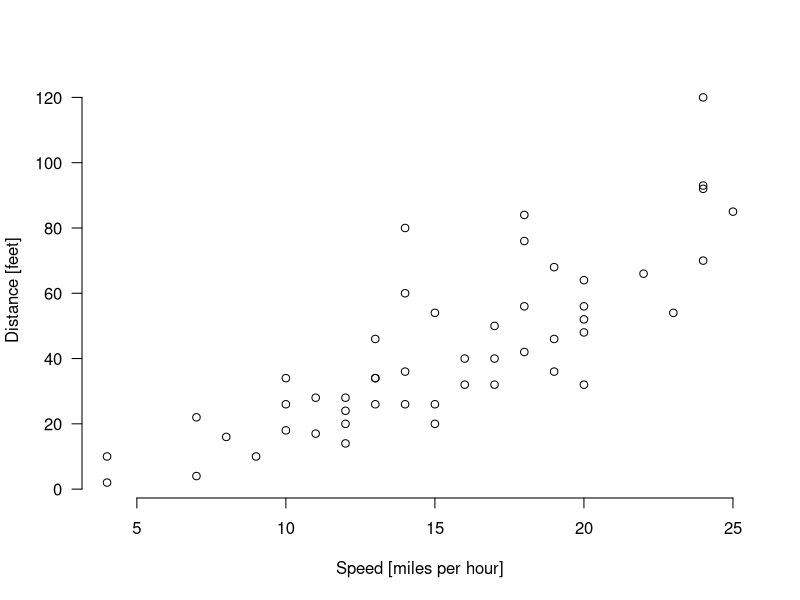
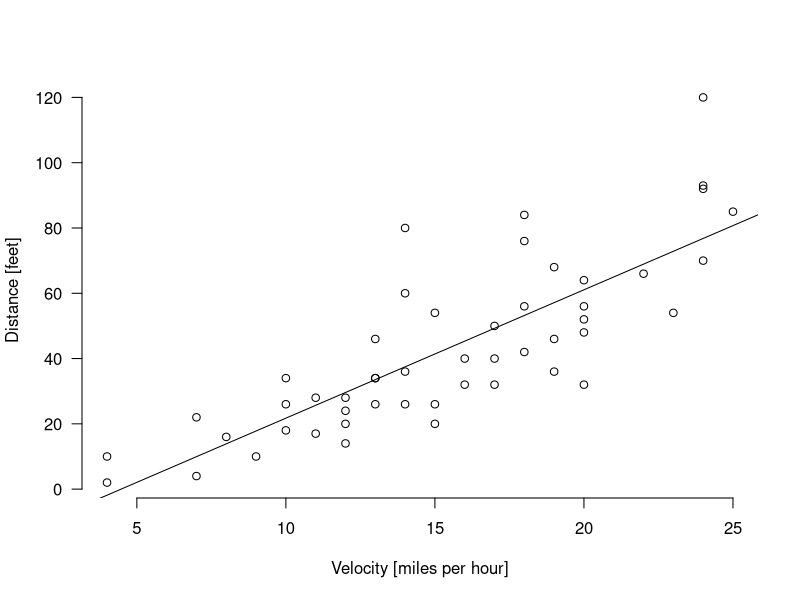
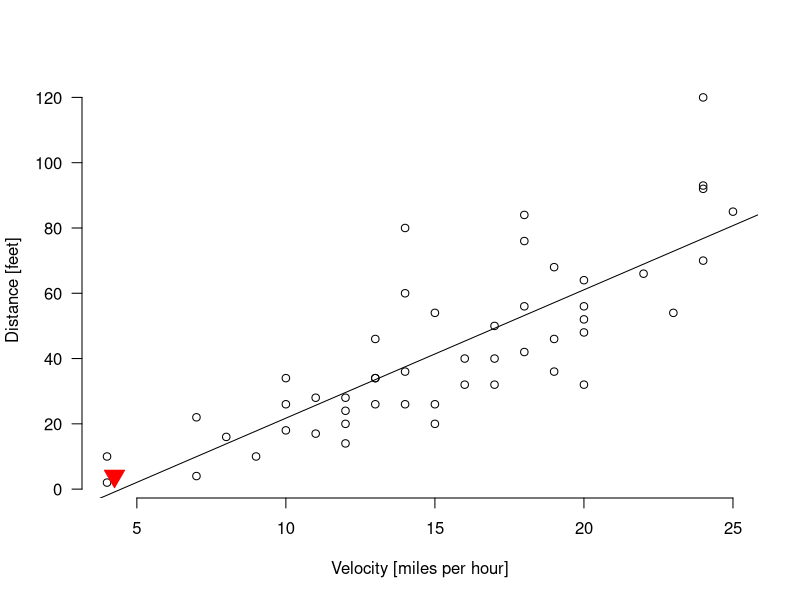
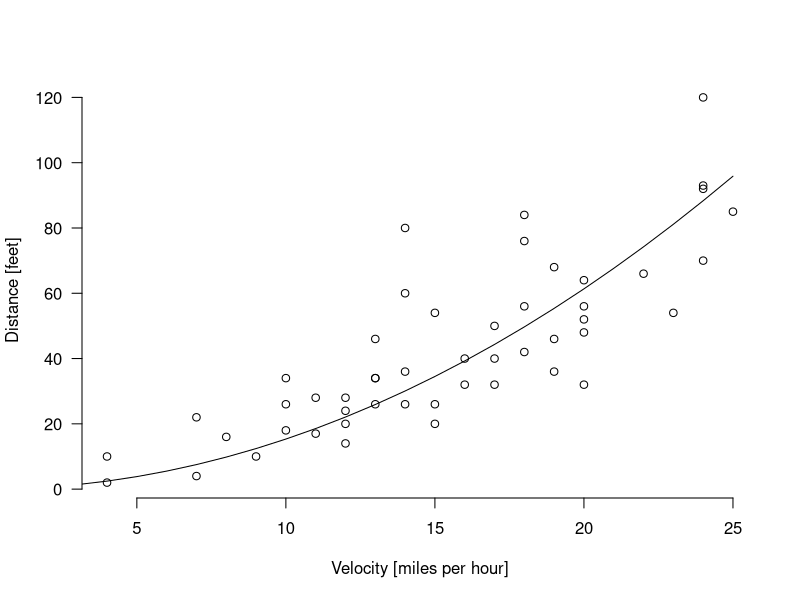
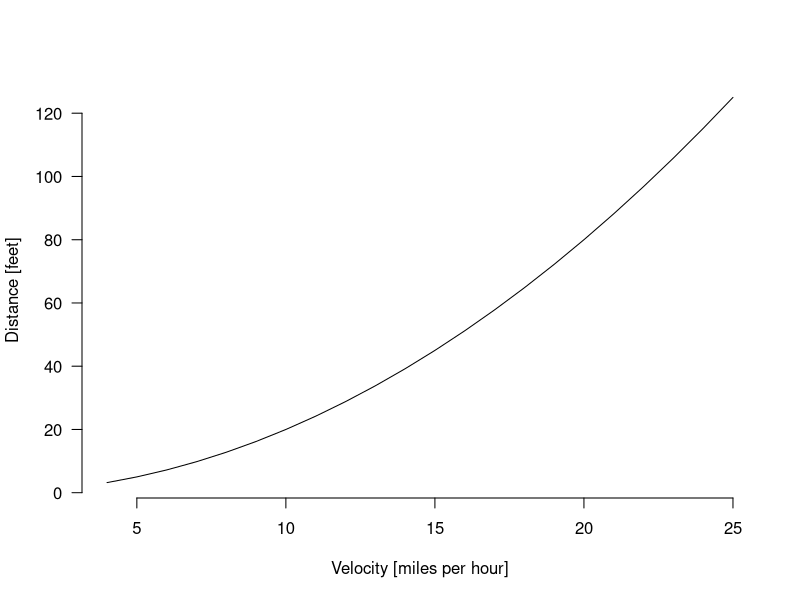

Source code (R) for these figures, in order:
## ---- chunk 1
plot(dist ~ speed, data=cars, axes=F, xlab = "Speed [miles per hour]", ylab = "Distance [feet]")
axis(1)
axis(2, las=1)
## ---- chunk 2
data(cars)
m1 <- lm(dist ~ speed, data= cars)
## ---- chunk 3
plot(dist ~ speed, data=cars, axes=F, xlab = "Velocity [miles per hour]", ylab = "Distance [feet]")
axis(1)
axis(2, las=1)
abline(m1)

## ---- chunk 4
data(cars)
m1 <- lm(dist ~ speed, data= cars)
## ---- chunk 5
plot(dist ~ speed, data=cars, axes=F, xlab = "Velocity [miles per hour]", ylab = "Distance [feet]")
axis(1)
axis(2, las=1)
abline(m1)

points(4.25, 4, pch = 25, col = "red", bg = "red", cex = 2)

## ---- chunk 6
#cars$dist.mi <- cars$dist / 5280 # convert distance from feet to miles
m2 <- nls(dist ~ (speed^2)/2*a, data = cars, start = list(a=5))
## ---- chunk 7
plot(dist ~ speed, data=cars, axes=F, xlab = "Velocity [miles per hour]", ylab = "Distance [feet]")
axis(1)
axis(2, las=1)

newdat <- data.frame(speed = 1:25)
lines(newdat$speed, predict(m2, newdata = newdat))
options(scipen=999)
## ---- chunk 8

a <- 5
v <- 4:25
d <- v^2/a

plot(v,d, type='l', axes=F, xlab = "Velocity [miles per hour]", ylab = "Distance [feet]")
axis(1)
axis(2, las=1)

